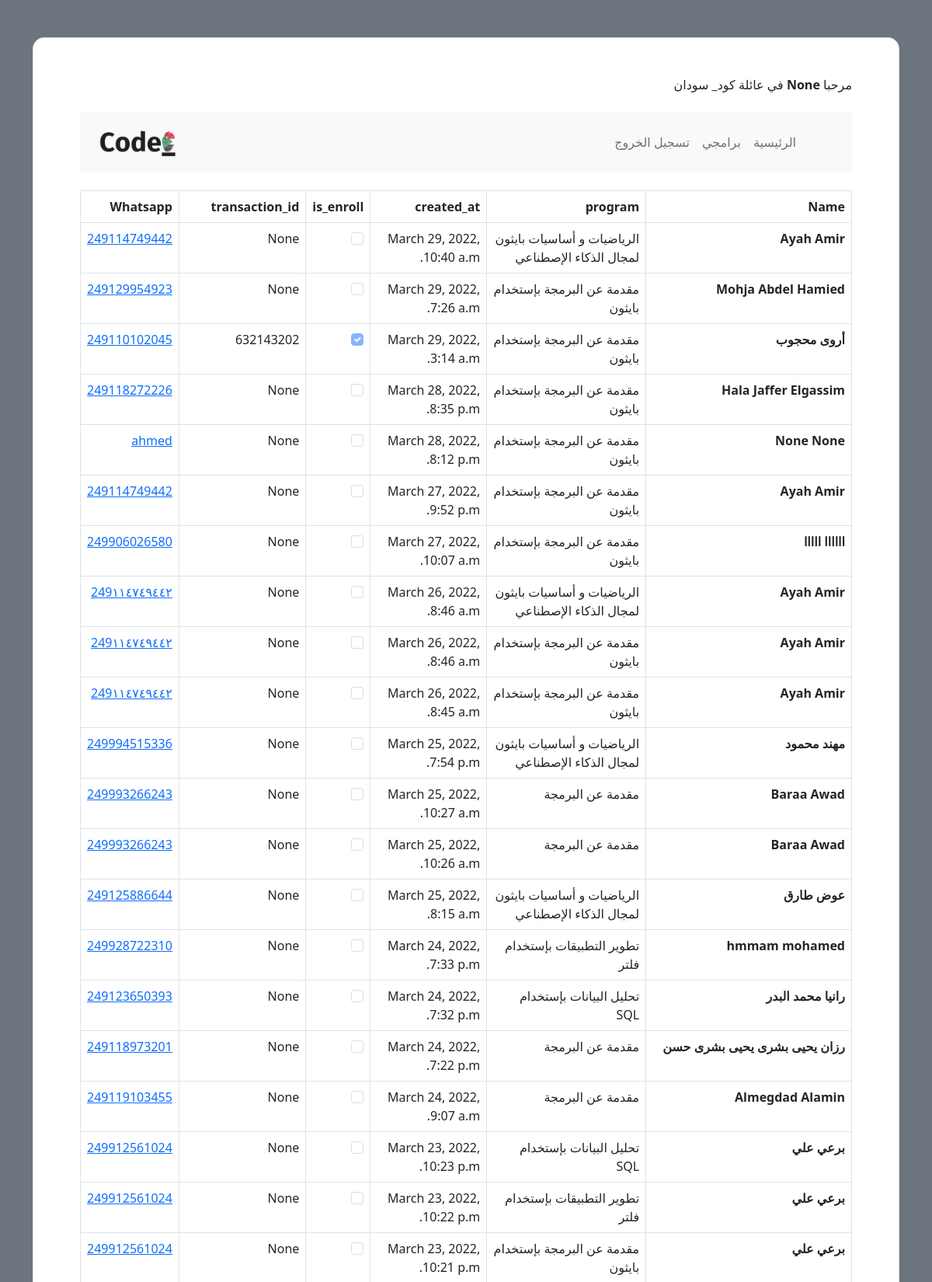
Page /registrations_list/ (signed in, upper part) on the committed database.
### registration/models.py (models this page shows, shortened)
class Student(AbstractUser):
    is_complete = models.BooleanField(null=False, default=False)
    first_name = models.CharField(max_length=64, blank=True, null=True)
    father_name = models.CharField(max_length=64, blank=True, null=True)
    email = models.EmailField(blank=True, null=True)
    gender = models.CharField(max_length=1, blank=True, null=True)
    birthday = models.DateField(blank=True, null=True)
    occupation = models.CharField(max_length=64, blank=True, null=True)
    university = models.CharField(max_length=64, blank=True, null=True)
    specialization = models.CharField(max_length=64, blank=True, null=True)
    state = models.CharField(max_length=64 ,blank=True, null=True)
    address = models.TextField(blank=True, null=True)

class Registration(models.Model):
    id = models.AutoField(primary_key=True)
    student = models.ForeignKey(Student, on_delete=models.CASCADE)
    program = models.ForeignKey(Program, on_delete=models.CASCADE, default=None)
    created_at = models.DateTimeField(auto_now_add=True)
    package = models.CharField(max_length=64)
    is_register = models.BooleanField(default=False)
    transaction_id = models.PositiveBigIntegerField(null=True, default=None)
    is_enroll = models.BooleanField(default=False)

class Program(models.Model):
    id = models.AutoField(primary_key=True)
    name_english = models.CharField(max_length=64, null=False)
    name_arabic = models.CharField(max_length=64, null = False)
    track = models.ForeignKey(Track, on_delete=models.CASCADE)
    code = models.CharField(max_length=4)

### registration/utils_urls.py (the view)
# urls.py: path("registrations_list/", utils_urls.registrations_list, name="registrations_list"),
@staff_member_required
def registrations_list(request):
    if request.method == "GET":
        all_registrations = Registration.objects.all().order_by("-created_at")
        return render(request, "registration/registrations_list.html", {
            "all_registrations": all_registrations,
        })

### registration/templates/registration/registrations_list.html
{% extends "registration/layout.html" %}
{% block body %}
<table class="table table-bordered table-hover">
    <thead>
        <tr>
            <th scope="col">Name</th>
            <th scope="col">program</th>
            <th scope="col">created_at</th>
            <th scope="col">is_enroll</th>
            <th scope="col">transaction_id</th>
            <th scope="col">Whatsapp</th>
        </tr>
    </thead>
    {% for item in all_registrations %}
    <tbody>
        <tr>
            <th scope="row">{{item.student.first_name}} {{item.student.father_name}}</th>
            <td>{{item.program.name_arabic}}</td>
            <td>{{item.created_at}}</td>
            <td>
                {% if item.is_enroll %}
                <input class="form-check-input" type="checkbox" value="" checked disabled>
                {% else %}
                <input class="form-check-input disable" type="checkbox" value="" disabled>
                {% endif %}
            </td>
            <td>{{item.transaction_id}}</td>
            <td><a href="http://api.whatsapp.com/send?phone={{item.student.username}}">{{item.student.username}}</a></td>
        </tr>
    </tbody>
    {% endfor %}
</table>
{% endblock %}

### registration/templates/registration/layout.html (shortened to what this page needs)
<!DOCTYPE html>
<html lang="ar" dir="rtl">
<head>
  {% load static %}
  <link href="{% static 'css/bootstrap.min.css' %}" rel="stylesheet" />
  <link href="{% static 'css/style.css' %}" rel="stylesheet" />
</head>
<body class="bg-secondary">
  <div class="container">
    <section>
      <div class="container py-5 h-5">
        <div class="row justify-content-center align-items-center h-100">
          <div class="card shadow-2-strong card-registration" style="border-radius: 15px;">
            <div class="card-body p-4 p-md-5">
              <div>
                {% if user.is_authenticated %} مرحبا
                <strong>{{ user.first_name }}</strong> في عائلة كود_ سودان{% else %} غير مسجل {% endif %}
              </div>
              <br>
              <nav class="navbar navbar-expand-lg navbar-light bg-light justify-content-center">
                <div class="container-fluid">
                  <ul class="navbar-nav">
                    {% if user.is_authenticated %}
                    <li class="nav-item">
                      <a class="nav-link" href="{% url 'registration:index' %}">الرئيسية</a>
                    </li>
                    <li class="nav-item">
                      <a class="nav-link" href="{% url 'registration:my_programs' %}">برامجي
                      </a>
                    </li>
                    <li class="nav-item">
                      <a class="nav-link" href="{% url 'registration:logout' %}">تسجيل الخروج</a>
                    </li>
                    {% endif %}
                  </ul>
                  <a class="navbar-brand" href="{% url 'registration:index' %}">
                    <img src="{% static '/img/logo.png' %}" alt="" width="100">
                  </a>
                </div>
              </nav>
              <br />
            <div>
              {% block body %} {% endblock %}
            </div>
          </div>
        </div>
      </div>
  </div>
  </div>
</body>
</html>

### rows in the picture
Student: first_name "None"
Registration: student.first_name "Ayah", student.father_name "Amir", program.name_arabic "الرياضيات و أساسيات بايثون لمجال الذكاء الإصطناعي", created_at "March 29, 2022, 10:40 a.m.", transaction_id "None", student.username "249114749442"
Registration: student.first_name "Mohja", student.father_name "Abdel Hamied", program.name_arabic "مقدمة عن البرمجة بإستخدام بايثون", created_at "March 29, 2022, 7:26 a.m.", transaction_id "None", student.username "249129954923"
Registration: student.first_name "أروى", student.father_name "محجوب", program.name_arabic "مقدمة عن البرمجة بإستخدام بايثون", created_at "March 29, 2022, 3:14 a.m.", transaction_id "632143202", student.username "249110102045"
Registration: student.first_name "Hala", student.father_name "Jaffer Elgassim", program.name_arabic "مقدمة عن البرمجة بإستخدام بايثون", created_at "March 28, 2022, 8:35 p.m.", transaction_id "None", student.username "249118272226"
Registration: student.first_name "None", student.father_name "None", program.name_arabic "مقدمة عن البرمجة بإستخدام بايثون", created_at "March 28, 2022, 8:12 p.m.", transaction_id "None", student.username "ahmed"
Registration: student.first_name "Ayah", student.father_name "Amir", program.name_arabic "مقدمة عن البرمجة بإستخدام بايثون", created_at "March 27, 2022, 9:52 p.m.", transaction_id "None", student.username "249114749442"
Registration: student.first_name "اااااا", student.father_name "ااااا", program.name_arabic "مقدمة عن البرمجة بإستخدام بايثون", created_at "March 27, 2022, 10:07 a.m.", transaction_id "None", student.username "249906026580"
Registration: student.first_name "Ayah", student.father_name "Amir", program.name_arabic "الرياضيات و أساسيات بايثون لمجال الذكاء الإصطناعي", created_at "March 26, 2022, 8:46 a.m.", transaction_id "None", student.username "249١١٤٧٤٩٤٤٢"
Registration: student.first_name "Ayah", student.father_name "Amir", program.name_arabic "مقدمة عن البرمجة بإستخدام بايثون", created_at "March 26, 2022, 8:46 a.m.", transaction_id "None", student.username "249١١٤٧٤٩٤٤٢"
Registration: student.first_name "Ayah", student.father_name "Amir", program.name_arabic "مقدمة عن البرمجة بإستخدام بايثون", created_at "March 26, 2022, 8:45 a.m.", transaction_id "None", student.username "249١١٤٧٤٩٤٤٢"
Registration: student.first_name "مهند", student.father_name "محمود", program.name_arabic "الرياضيات و أساسيات بايثون لمجال الذكاء الإصطناعي", created_at "March 25, 2022, 7:54 p.m.", transaction_id "None", student.username "249994515336"
Registration: student.first_name "Baraa", student.father_name "Awad", program.name_arabic "مقدمة عن البرمجة", created_at "March 25, 2022, 10:27 a.m.", transaction_id "None", student.username "249993266243"
Registration: student.first_name "Baraa", student.father_name "Awad", program.name_arabic "مقدمة عن البرمجة", created_at "March 25, 2022, 10:26 a.m.", transaction_id "None", student.username "249993266243"
Registration: student.first_name "عوض", student.father_name "طارق", program.name_arabic "الرياضيات و أساسيات بايثون لمجال الذكاء الإصطناعي", created_at "March 25, 2022, 8:15 a.m.", transaction_id "None", student.username "249125886644"
Registration: student.first_name "hmmam", student.father_name "mohamed", program.name_arabic "تطوير التطبيقات بإستخدام فلتر", created_at "March 24, 2022, 7:33 p.m.", transaction_id "None", student.username "249928722310"
Registration: student.first_name "رانيا", student.father_name "محمد البدر", program.name_arabic "تحليل البيانات بإستخدام SQL", created_at "March 24, 2022, 7:32 p.m.", transaction_id "None", student.username "249123650393"
Registration: student.first_name "رزان يحيى بشرى", student.father_name "يحيى بشرى حسن", program.name_arabic "مقدمة عن البرمجة", created_at "March 24, 2022, 7:22 p.m.", transaction_id "None", student.username "249118973201"
Registration: student.first_name "Almegdad", student.father_name "Alamin", program.name_arabic "مقدمة عن البرمجة", created_at "March 24, 2022, 9:07 a.m.", transaction_id "None", student.username "249119103455"
Registration: student.first_name "برعي", student.father_name "علي", program.name_arabic "تحليل البيانات بإستخدام SQL", created_at "March 23, 2022, 10:23 p.m.", transaction_id "None", student.username "249912561024"
Registration: student.first_name "برعي", student.father_name "علي", program.name_arabic "تطوير التطبيقات بإستخدام فلتر", created_at "March 23, 2022, 10:22 p.m.", transaction_id "None", student.username "249912561024"
Registration: student.first_name "برعي", student.father_name "علي", program.name_arabic "مقدمة عن البرمجة بإستخدام بايثون", created_at "March 23, 2022, 10:21 p.m.", transaction_id "None", student.username "249912561024"
